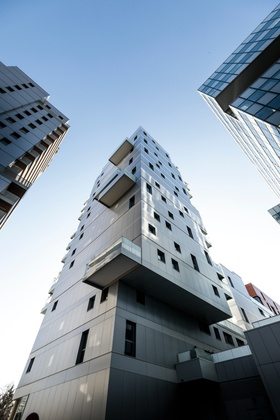
%> input picture mm.jpg, 280 x 420 px, shrunk from 4480 x 6720 before the run
$ octave sobel.m   (GNU Octave 9; MATLAB toolbox functions it lacks are replaced by stand-ins)
%> lines starting %> are read from the running program, lines starting %| are printed output that depends on the picture

img=imread("mm.jpg");
%> img is the input picture: size 420x280x3 uint8; mean R, G, B 136.6, 151.6, 166.5
img1=img;
% STEP-1;
%*********************Steps to GrayImage********************************
A=img(:,:,1);
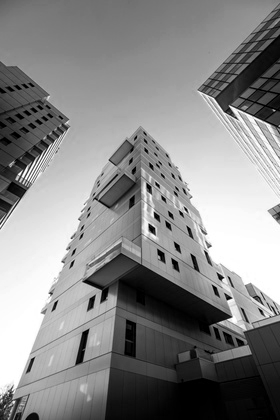
%> A: size 420x280 uint8; min 0, max 255, mean 136.6
B=img(:,:,2);
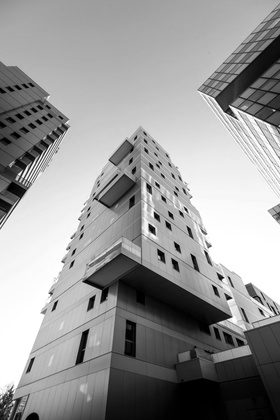
%> B: size 420x280 uint8; min 0, max 255, mean 151.6
C=img(:,:,3);
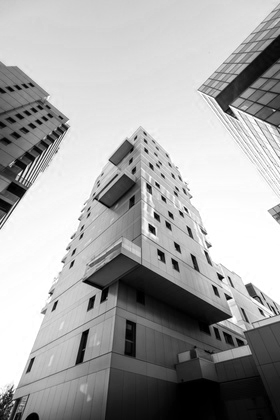
%> C: size 420x280 uint8; min 0, max 255, mean 166.5
re=zeros(size(img,1),size(img,2));
for i=1:size(A,1)
 for j=1:size(A,2)
 A=double(A);
 B=double(B);
 C=double(C);
 re=double(re);
     f=0.2989 *A(i,j) + 0.5870 *B(i,j) + 0.1140 *C(i,j);
     re(i,j)=round(f);


  end

 end
%> A: size 420x280 double
%> B: size 420x280 double
%> C: size 420x280 double
%img2=imgaussfilt(img,1);
img2=re;
%imshow(uint8(img2));


%***************************END_OF_GRAYSCALE_CONVERTING**************************************


%**************************KERNAL FOR GAUSIAN FORMING STEP******************
kernal=zeros(5,5);

for i=1:size(kernal,1)
    for j=1:size(kernal,2)
    sigma=0.5;
    normal=1/(2.0*pi*sigma^2);
    kernal(i,j)=exp(-(((i-3)^2+(j-3)^2)/(2.0*sigma^2)))*normal;

    end
end
%***********************************************************************


%**************************GAUSIAN-BLURR TO REMOVE NOISE****************************************************

gausian_kernal=kernal;
B=zeros(5);
temp_matrix=zeros(size(img2,1)-4,size(img2,2)-4);

for i=1:size(img2,1)
 for j=1:size(img2,2)
  x=i+4;
  y=j+4;
  if(x>size(img2,1)||y>size(img2,2))
     continue;
  else
   B(1:5,1:5)=img2(i:x,j:y);
   temp2=gausian_kernal.*B;
   sum_a=sum(temp2(:));
   temp_matrix(i,j)=sum_a;
  end
 end
end
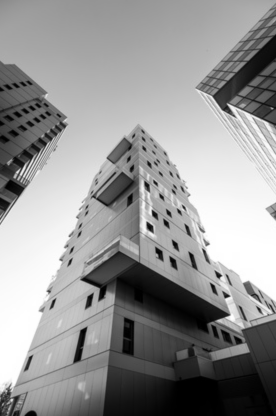
%> temp_matrix: size 416x276 double; min 0, max 262.4, mean 153.8; drawn with min black and max white
%> after the loop, B = [5 14 12 15 9; 0 10 13 11 12; 0 7 11 12 12; 0 3 9 13 12; 0 1 7 14 12]; sum_a = 10.98; temp2 = [3.58e-07 0.000405 0.00256 0.000434 6.45e-07; 0 0.117 1.12 0.128 0.000347; 0 0.603 7 1.03 0.00256; 0 0.035 0.775 0.152 0.000347; 0 2.89e-05 0.00149 0.000405 8.6e-07]

img3=temp_matrix;
img_blurr=img3;
%********************************END_OF_GUASIAN_BLURR*****************************************


%***********************SOBEL(INTENSITY GRADIENT CALCULATION)*****************************
A=zeros(3);
double(A);
gx=[-1 0 1;-2 0 2;-1 0 1];
gy=[1 2 1;0 0 0;-1 -2 -1];
gx=double(gx);
gy=double(gy);
resultant_matrix=zeros(size(img3,1)-2,size(img3,2)-2);
for i=1:size(img3,1)
 for j=1:size(img3,2)
  x=i+2;
  y=j+2;
  if(x>size(img3,1)||y>size(img3,2))
     continue;
  else
   A(1:3,1:3)=img3(i:x,j:y);
  % disp(A);
   sumx=gx.*A;
   sumy=gy.*A;
   ssx=sum(sumx(:));
   ssy=sum(sumy(:));
   M=sqrt(ssx^2+ssy^2);
   resultant_matrix(i,j)=M;
  end
 end
end
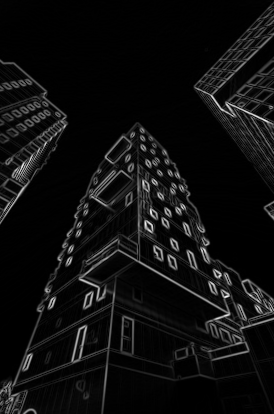
%> resultant_matrix: size 414x274 double; min 0, max 856.1, mean 51.3; drawn with min black and max white
%> after the loop, A = [5.29 12.84 12.95; 1.54 9.63 12.64; 0.759 6.79 10.98]; M = 44.17; ssx = 40.06; ssy = 18.61; sumx = [-5.29 0 12.95; -3.09 0 25.27; -0.759 0 10.98]; sumy = [5.29 25.68 12.95; 0 0 0; -0.759 -13.58 -10.98]

img4=(resultant_matrix);
img_nt=img4;

%*************************SOBEL_END*******************************

%***************************Thresolding*************************

for i=1:size(img4,1)
 for j=1:size(img4,2)

     if(img4(i,j)>220)
         img4(i,j)=255;
     end

if(img4(i,j)<25)
         img4(i,j)=0;
     end


end
end
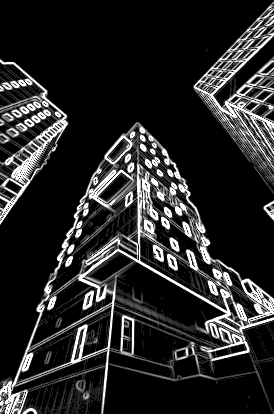
%> img4: size 414x274 double; min 0, max 255, mean 40


 img2=uint8(img2);
 img3=uint8(img3);
 img4=uint8(img4);
%> img4: size 414x274 uint8
 img_blurr=uint8(img_blurr);
 img_nt=uint8(img_nt);
% [4 lines of commented-out code are left out]

figure,imshow(img1);title("Original Image");
figure,imshow(img4);title("Edge Detected Image");
